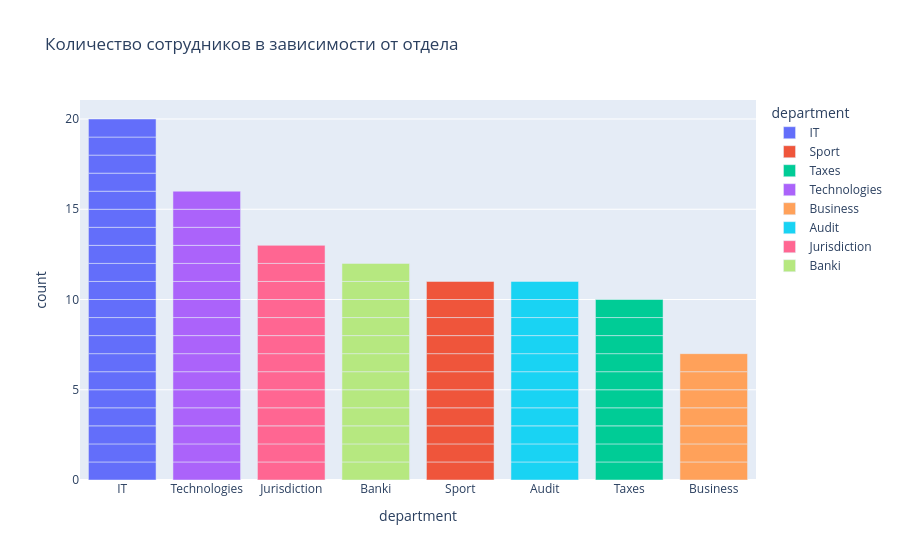

The cell this chart's notebook holds for it:
### Code cell
fig = px.bar(employees, x='department', color='department', title='Количество сотрудников в зависимости от отдела')
fig.update_layout(xaxis={'categoryorder': 'total descending'})

### Figure 1 — Plotly figure (JSON) as saved in the notebook; plotly's stock layout.template omitted (floating-point values rounded to 4 significant figures)
{"data": [{"alignmentgroup": "True", "hovertemplate": "department=%{x}<br>count=%{y}<extra></extra>", "legendgroup": "IT", "marker": {"color": "#636efa", "pattern": {"shape": ""}}, "name": "IT", "offsetgroup": "IT", "orientation": "v", "showlegend": true, "textposition": "auto", "type": "bar", "x": ["IT", "IT", "IT", "IT", "IT", "IT", "IT", "IT", "IT", "IT", "IT", "IT", "IT", "IT", "IT", "IT", "IT", "IT", "IT", "IT"], "xaxis": "x", "y": [1, 1, 1, 1, 1, 1, 1, 1, 1, 1, 1, 1, 1, 1, 1, 1, 1, 1, 1, 1], "yaxis": "y"}, {"alignmentgroup": "True", "hovertemplate": "department=%{x}<br>count=%{y}<extra></extra>", "legendgroup": "Sport", "marker": {"color": "#EF553B", "pattern": {"shape": ""}}, "name": "Sport", "offsetgroup": "Sport", "orientation": "v", "showlegend": true, "textposition": "auto", "type": "bar", "x": ["Sport", "Sport", "Sport", "Sport", "Sport", "Sport", "Sport", "Sport", "Sport", "Sport", "Sport"], "xaxis": "x", "y": [1, 1, 1, 1, 1, 1, 1, 1, 1, 1, 1], "yaxis": "y"}, {"alignmentgroup": "True", "hovertemplate": "department=%{x}<br>count=%{y}<extra></extra>", "legendgroup": "Taxes", "marker": {"color": "#00cc96", "pattern": {"shape": ""}}, "name": "Taxes", "offsetgroup": "Taxes", "orientation": "v", "showlegend": true, "textposition": "auto", "type": "bar", "x": ["Taxes", "Taxes", "Taxes", "Taxes", "Taxes", "Taxes", "Taxes", "Taxes", "Taxes", "Taxes"], "xaxis": "x", "y": [1, 1, 1, 1, 1, 1, 1, 1, 1, 1], "yaxis": "y"}, {"alignmentgroup": "True", "hovertemplate": "department=%{x}<br>count=%{y}<extra></extra>", "legendgroup": "Technologies", "marker": {"color": "#ab63fa", "pattern": {"shape": ""}}, "name": "Technologies", "offsetgroup": "Technologies", "orientation": "v", "showlegend": true, "textposition": "auto", "type": "bar", "x": ["Technologies", "Technologies", "Technologies", "Technologies", "Technologies", "Technologies", "Technologies", "Technologies", "Technologies", "Technologies", "Technologies", "Technologies", "Technologies", "Technologies", "Technologies", "Technologies"], "xaxis": "x", "y": [1, 1, 1, 1, 1, 1, 1, 1, 1, 1, 1, 1, 1, 1, 1, 1], "yaxis": "y"}, {"alignmentgroup": "True", "hovertemplate": "department=%{x}<br>count=%{y}<extra></extra>", "legendgroup": "Business", "marker": {"color": "#FFA15A", "pattern": {"shape": ""}}, "name": "Business", "offsetgroup": "Business", "orientation": "v", "showlegend": true, "textposition": "auto", "type": "bar", "x": ["Business", "Business", "Business", "Business", "Business", "Business", "Business"], "xaxis": "x", "y": [1, 1, 1, 1, 1, 1, 1], "yaxis": "y"}, {"alignmentgroup": "True", "hovertemplate": "department=%{x}<br>count=%{y}<extra></extra>", "legendgroup": "Audit", "marker": {"color": "#19d3f3", "pattern": {"shape": ""}}, "name": "Audit", "offsetgroup": "Audit", "orientation": "v", "showlegend": true, "textposition": "auto", "type": "bar", "x": ["Audit", "Audit", "Audit", "Audit", "Audit", "Audit", "Audit", "Audit", "Audit", "Audit", "Audit"], "xaxis": "x", "y": [1, 1, 1, 1, 1, 1, 1, 1, 1, 1, 1], "yaxis": "y"}, {"alignmentgroup": "True", "hovertemplate": "department=%{x}<br>count=%{y}<extra></extra>", "legendgroup": "Jurisdiction", "marker": {"color": "#FF6692", "pattern": {"shape": ""}}, "name": "Jurisdiction", "offsetgroup": "Jurisdiction", "orientation": "v", "showlegend": true, "textposition": "auto", "type": "bar", "x": ["Jurisdiction", "Jurisdiction", "Jurisdiction", "Jurisdiction", "Jurisdiction", "Jurisdiction", "Jurisdiction", "Jurisdiction", "Jurisdiction", "Jurisdiction", "Jurisdiction", "Jurisdiction", "Jurisdiction"], "xaxis": "x", "y": [1, 1, 1, 1, 1, 1, 1, 1, 1, 1, 1, 1, 1], "yaxis": "y"}, {"alignmentgroup": "True", "hovertemplate": "department=%{x}<br>count=%{y}<extra></extra>", "legendgroup": "Banki", "marker": {"color": "#B6E880", "pattern": {"shape": ""}}, "name": "Banki", "offsetgroup": "Banki", "orientation": "v", "showlegend": true, "textposition": "auto", "type": "bar", "x": ["Banki", "Banki", "Banki", "Banki", "Banki", "Banki", "Banki", "Banki", "Banki", "Banki", "Banki", "Banki"], "xaxis": "x", "y": [1, 1, 1, 1, 1, 1, 1, 1, 1, 1, 1, 1], "yaxis": "y"}], "layout": {"barmode": "relative", "legend": {"title": {"text": "department"}, "tracegroupgap": 0}, "title": {"text": "Количество сотрудников в зависимости от отдела"}, "xaxis": {"anchor": "y", "categoryarray": ["IT", "Sport", "Taxes", "Technologies", "Business", "Audit", "Jurisdiction", "Banki"], "categoryorder": "total descending", "domain": [0, 1], "title": {"text": "department"}}, "yaxis": {"anchor": "x", "domain": [0, 1], "title": {"text": "count"}}}}
